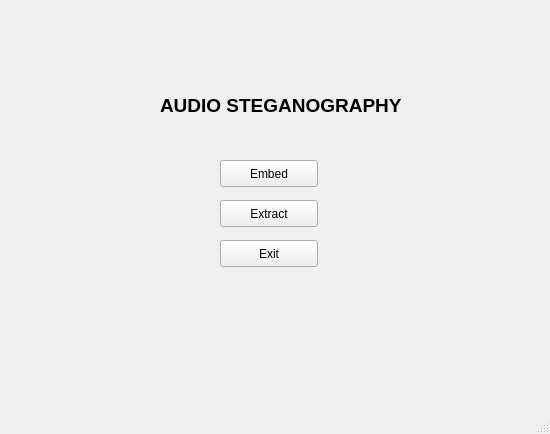
<?xml version="1.0" encoding="UTF-8"?>
<ui version="4.0">
 <class>MainWindow</class>
 <widget class="QMainWindow" name="MainWindow">
  <property name="geometry">
   <rect>
    <x>0</x>
    <y>0</y>
    <width>550</width>
    <height>434</height>
   </rect>
  </property>
  <property name="windowTitle">
   <string>MainWindow</string>
  </property>
  <widget class="QWidget" name="centralwidget">
   <widget class="QFrame" name="frame">
    <property name="geometry">
     <rect>
      <x>80</x>
      <y>70</y>
      <width>391</width>
      <height>251</height>
     </rect>
    </property>
    <widget class="QLabel" name="label">
     <property name="geometry">
      <rect>
       <x>80</x>
       <y>10</y>
       <width>241</width>
       <height>51</height>
      </rect>
     </property>
     <property name="font">
      <font>
       <pointsize>14</pointsize>
       <weight>75</weight>
       <bold>true</bold>
      </font>
     </property>
     <property name="text">
      <string>AUDIO STEGANOGRAPHY</string>
     </property>
    </widget>
    <widget class="QPushButton" name="embedButton">
     <property name="geometry">
      <rect>
       <x>140</x>
       <y>90</y>
       <width>98</width>
       <height>27</height>
      </rect>
     </property>
     <property name="text">
      <string>Embed</string>
     </property>
    </widget>
    <widget class="QPushButton" name="extractButton">
     <property name="geometry">
      <rect>
       <x>140</x>
       <y>130</y>
       <width>98</width>
       <height>27</height>
      </rect>
     </property>
     <property name="text">
      <string>Extract</string>
     </property>
    </widget>
    <widget class="QPushButton" name="exitButton">
     <property name="geometry">
      <rect>
       <x>140</x>
       <y>170</y>
       <width>98</width>
       <height>27</height>
      </rect>
     </property>
     <property name="text">
      <string>Exit</string>
     </property>
    </widget>
   </widget>
  </widget>
  <widget class="QMenuBar" name="menubar">
   <property name="geometry">
    <rect>
     <x>0</x>
     <y>0</y>
     <width>550</width>
     <height>25</height>
    </rect>
   </property>
  </widget>
  <widget class="QStatusBar" name="statusbar"/>
 </widget>
 <customwidgets>
  <customwidget>
   <class>QFrame</class>
   <extends>QFrame</extends>
   <header>Qt3Support/QFrame</header>
   <container>1</container>
  </customwidget>
 </customwidgets>
 <resources/>
 <connections/>
</ui>
